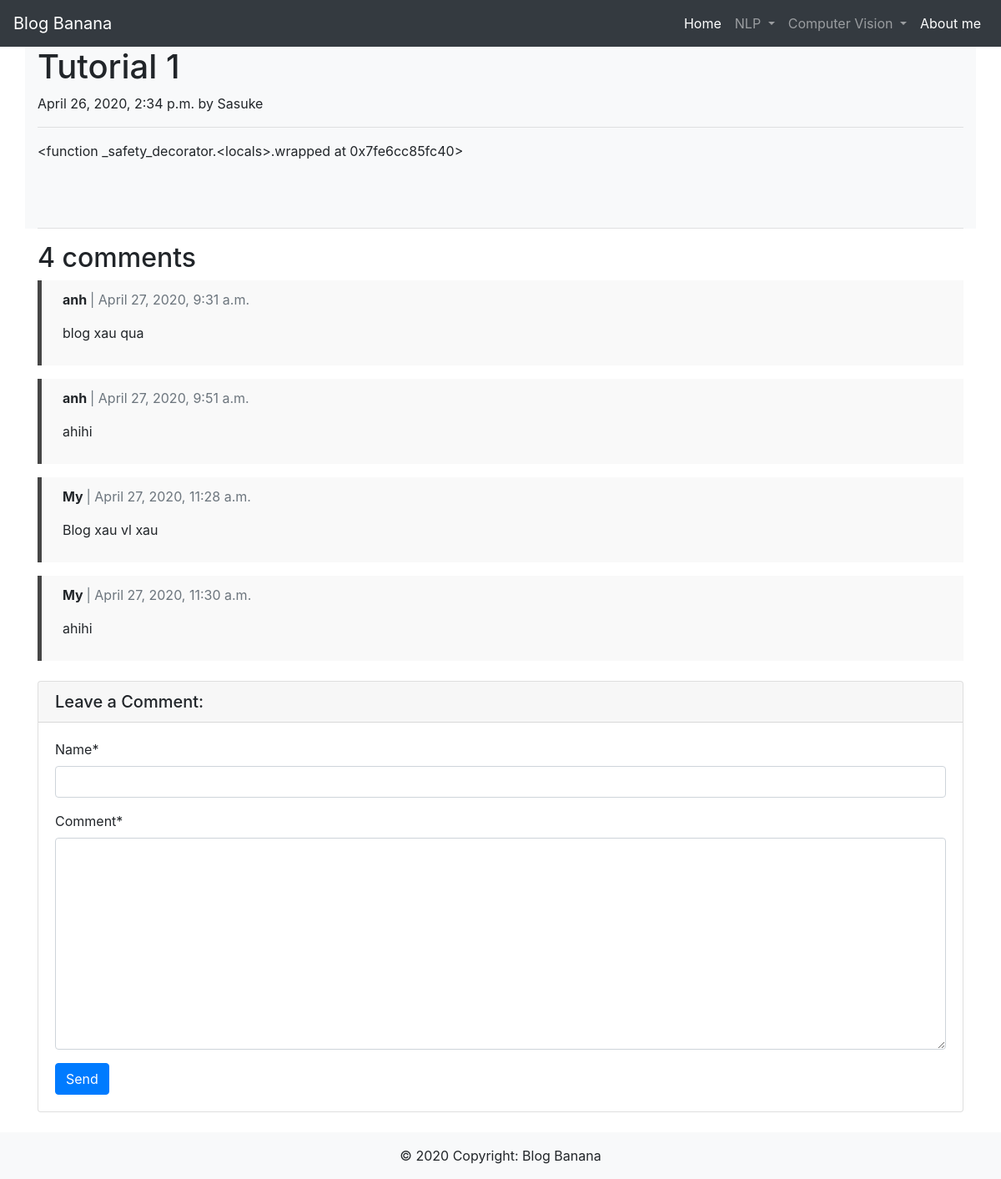
The page /post-1/ on the database as committed earlier.
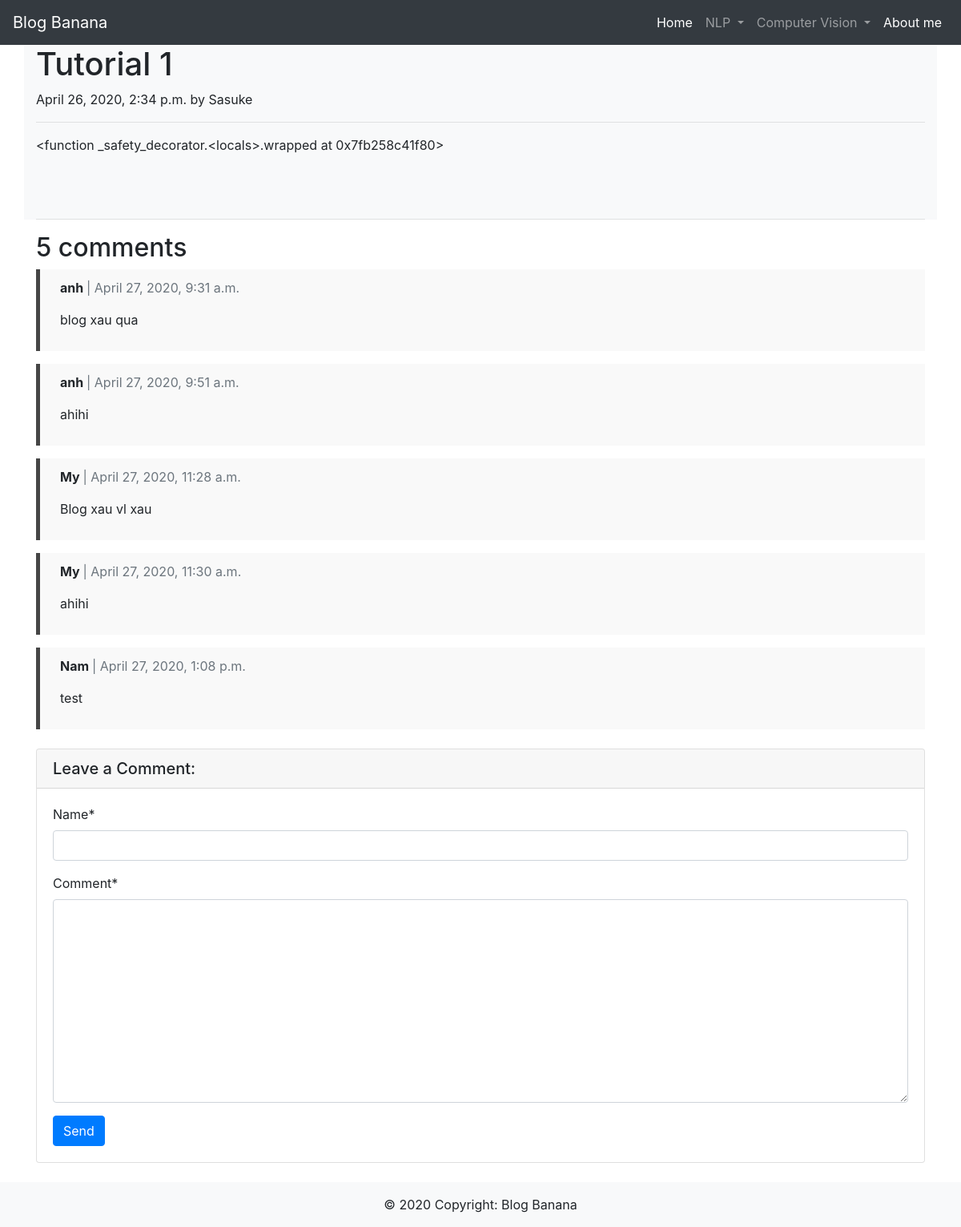
The same page on the database as committed later.
### blog/models.py (models this page shows, shortened)
class Post(models.Model):
    title = models.CharField(max_length=200)
    quote = models.CharField(max_length=500)
    author = models.CharField(max_length=50)
    img = models.ImageField(upload_to="gallery", default = '')
    published = models.DateTimeField('date published', default=datetime.now)
    content = models.TextField()
    def toMarkDown(self):
        renderer = HighlighterRenderer()
        md = m.Markdown(renderer, extensions=('fenced-code','tables', 'footnotes',
        'autolink', 'strikethrough', 'underline', 'highlight', 'quote', 'superscript'))
        return mark_safe(md(self.content))

class Comment(models.Model):
    post = models.ForeignKey(Post,on_delete=models.CASCADE,related_name='comments')
    name = models.CharField(max_length=80)
    body = models.TextField()
    created_on = models.DateTimeField(auto_now_add=True)
    active = models.BooleanField(default=True)
    class Meta:
        ordering = ['created_on']

### blog/views.py (the view)
# urls.py: path('post-<int:post_id>/', post_detail, name='post'),
def post_detail(request, post_id):
    template_name = 'posts/detail.html'
    post = get_object_or_404(Post, pk=post_id)
    comments = post.comments.filter(active=True)
    new_comment = None
    if request.method == 'POST':
        comment_form = CommentForm(data=request.POST)
        if comment_form.is_valid():
            new_comment = comment_form.save(commit=False)
            new_comment.post = post
            new_comment.save()
            comment_form = CommentForm()
    else:
        comment_form = CommentForm()
    return render(request, template_name, {'post': post,
                                           'comments': comments,
                                           'new_comment': new_comment,
                                           'comment_form': comment_form})

### blog/forms.py
class CommentForm(forms.ModelForm):
    class Meta:
        model = Comment
        fields = ('name', 'body')
        labels = {
        "body": "Comment",
        'name': "Name"
    }

### templates/posts/detail.html (shortened to what this page needs)
{% extends "base_home.html" %}
{% load crispy_forms_tags %}
{% block content %}
<div class="container bg-light">
    <h1>{{post.title}}</h1>
    <p>{{post.published}} by {{post.author}}</p>
    <hr>
    <p>{{post.toMarkDown}}</p>
    <br><br>
    <hr>
</div>
<div class="container">
    <h2>{{ comments.count }} comments</h2>
    {% for comment in comments %}
    <blockquote>
        <div class="comments" style="padding: 10px;">
            <p class="font-weight-bold">
                {{ comment.name }}
                <span class=" text-muted font-weight-normal">
                    | {{ comment.created_on }}
                </span>
            </p>
            {{ comment.body | linebreaks }}
        </div>
    </blockquote>
    {% endfor %}
    <div class="card my-4">
        <h5 class="card-header">Leave a Comment:</h5>
        <div class="card-body">
            <form method="POST">
                {{ comment_form|crispy }}
                <button class="btn btn-primary pull-right" type="submit">Send</button>
            </form>
        </div>
    </div>
</div>
{% endblock content %}

Rows that differ between the two databases and show on the page:
computed for Post "Tutorial 1": toMarkDown "<function _safety_decorator.<locals>.wrapped at 0x7fe6cc85fc40>" → "<function _safety_decorator.<locals>.wrapped at 0x7fb258c41f80>"
added Comment: name "Nam", created_on "April 27, 2020, 1:08 p.m.", body "test"
Other text that changed with them:
{{ comments.count }}: "4" → "5"
